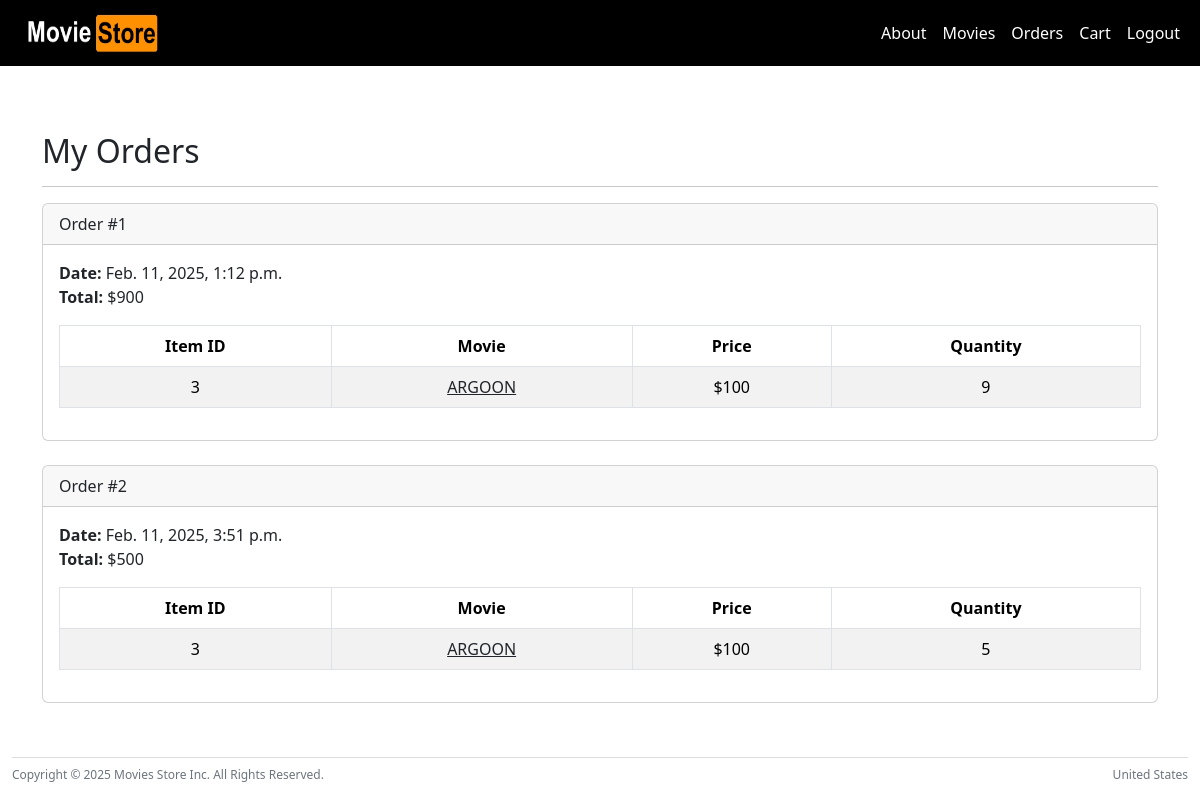
The app's page /accounts/orders/ (signed in), older data.
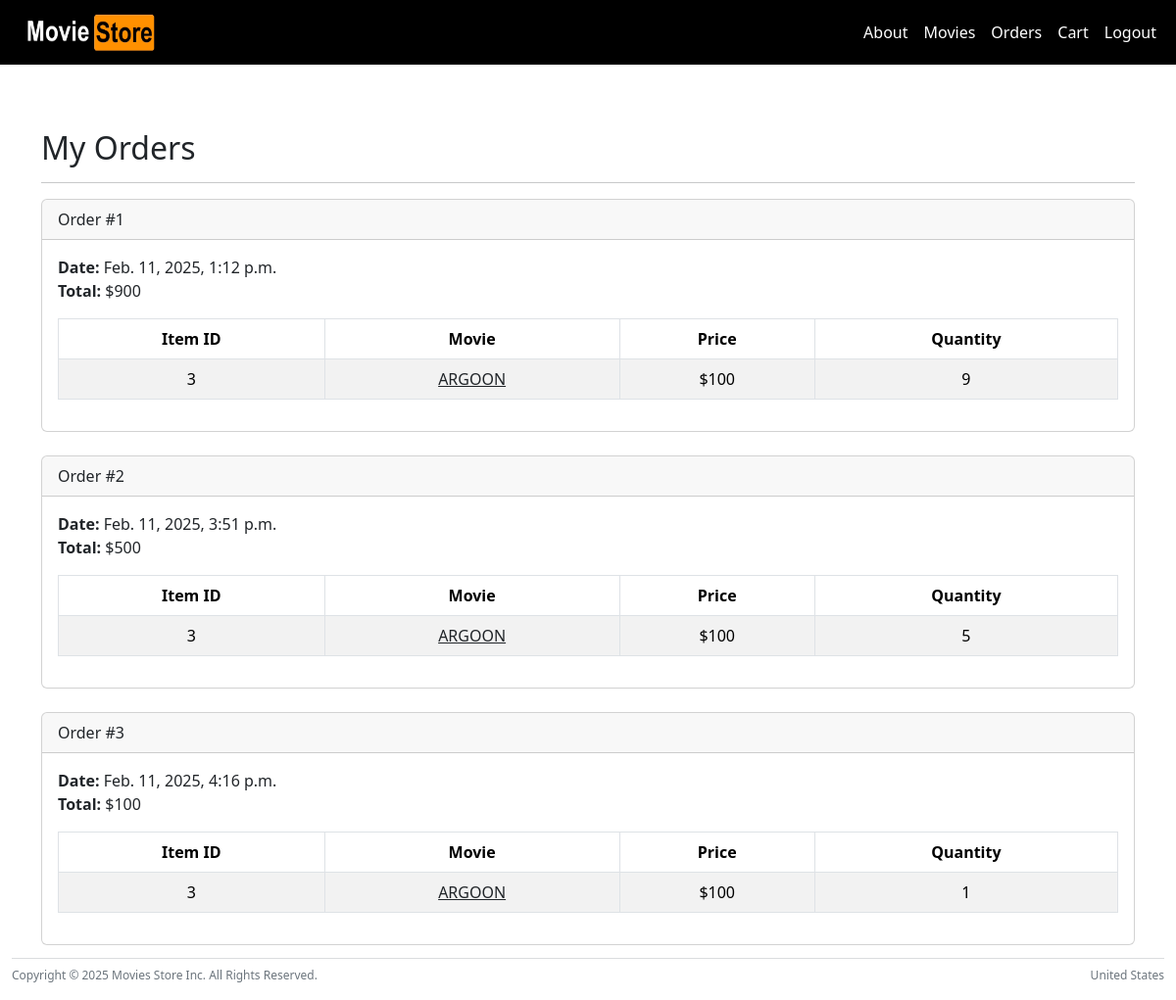
The same page, newer data.
### cart/models.py (models this page shows, shortened)
class Order(models.Model):
    id = models.AutoField(primary_key=True)
    total = models.IntegerField()
    date = models.DateTimeField(auto_now_add=True)
    user = models.ForeignKey(User, on_delete=models.CASCADE)

class Item(models.Model):
    id = models.AutoField(primary_key=True)
    price = models.IntegerField()
    quantity = models.IntegerField()
    order = models.ForeignKey(Order, on_delete=models.CASCADE)
    movie = models.ForeignKey(Movie, on_delete=models.CASCADE)

### movies/models.py (models this page shows, shortened)
class Movie (models.Model):
    id = models.AutoField(primary_key=True)
    name = models.CharField(max_length=100, blank=True, null=True)
    price = models.IntegerField(blank=True, null=True)
    description = models.TextField(blank=True, null=True)
    image = models.ImageField(upload_to='movie_images/',  blank=True, null=True)

### accounts/views.py (the view)
# urls.py: path('orders/', views.orders, name='orders'),
@login_required
def orders(request):
    template_data = {}
    template_data['title'] = 'Orders'
    template_data['orders'] = request.user.order_set.all()
    return render(request, 'accounts/orders.html',
        {'template_data': template_data})

### accounts/templates/accounts/orders.html
{% extends 'base.html' %}
{% block content %}
{% load static %}
<div class="p-3">
  <div class="container" style="padding-top: 100px;">
    <div class="row mt-3">
      <div class="col mx-auto mb-3">
        <h2>My Orders</h2>
        <hr />
        {% for order in template_data.orders %}
        <div class="card mb-4">
          <div class="card-header">
            Order #{{ order.id }}
          </div>
          <div class="card-body">
            <b>Date:</b> {{ order.date }}<br />
            <b>Total:</b> ${{ order.total }}<br />
            <table class="table table-bordered
              table-striped text-center mt-3">
              <thead>
                <tr>
                  <th scope="col">Item ID</th>
                  <th scope="col">Movie</th>
                  <th scope="col">Price</th>
                  <th scope="col">Quantity</th>
                </tr>
              </thead>
              <tbody>
                {% for item in order.item_set.all %}
                <tr>
                  <td>{{ item.movie.id }}</td>
                  <td>
                    <a class="link-dark"
                      href="{% url 'movies.show'
                      id=item.movie.id %}">
                      {{ item.movie.name }}
                    </a>
                  </td>
                  <td>${{ item.movie.price }}</td>
                  <td>{{ item.quantity }}</td>
                </tr>
                {% endfor %}
              </tbody>
            </table>
          </div>
        </div>
        {% endfor %}
      </div>
    </div>
  </div>
</div>
{% endblock content %}

Row changes from the older to the newer data that the page shows:
added Order: id "3", date "Feb. 11, 2025, 4:16 p.m.", total "100"
added Item: movie.id "3", movie.name "ARGOON", movie.price "100", quantity "1"
